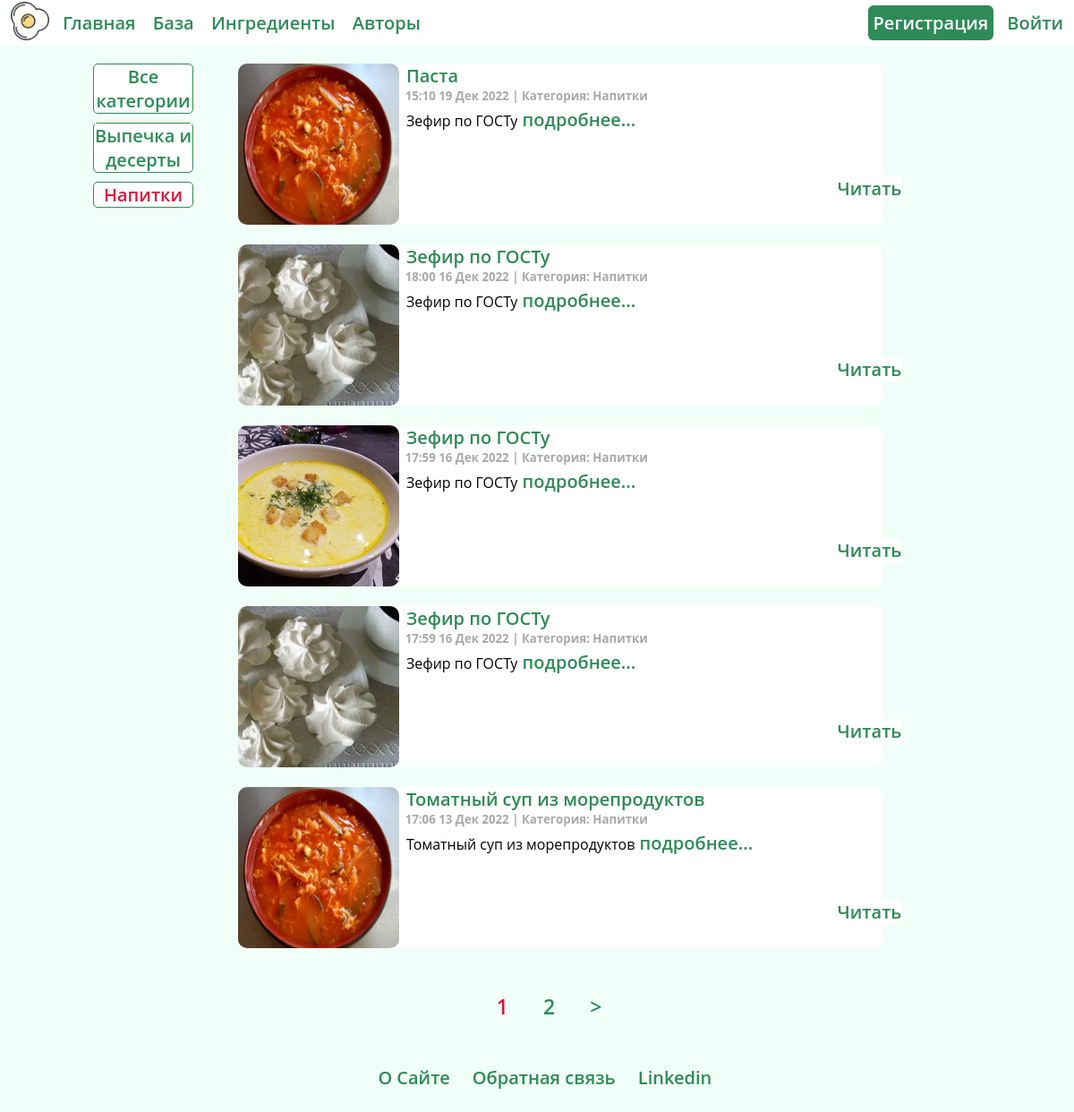
The app's page /drinks/ with its own data.
### recipes/models.py (models this page shows, shortened)
class Category(models.Model):
    name = models.CharField(max_length=100, db_index=True, verbose_name='Категория')
    slug = models.SlugField(max_length=255, unique=True, db_index=True, verbose_name='URL')
    def __str__(self):
        return self.name
    def get_absolute_url(self):
        return reverse('category', kwargs={'cat_slug': self.slug})
    class Meta:
        verbose_name = 'Категории'
        verbose_name_plural = 'Категории'
        ordering = ['id']

class Recipes(models.Model):
    title = models.CharField(max_length=255, verbose_name="Заголовок")
    slug = models.SlugField(max_length=255, unique=True, db_index=True, verbose_name="URL")
    anons = models.CharField(max_length=500, verbose_name="Анонс")
    content = models.TextField(verbose_name="Текст статьи")
    photo = models.ImageField(upload_to="photos/%Y/%m/%d/", verbose_name="Фото")
    time_create = models.DateTimeField(auto_now_add=True, verbose_name="Время создания")
    time_update = models.DateTimeField(auto_now=True, verbose_name="Время изменения")
    cat = models.ForeignKey('Category', on_delete=models.PROTECT, verbose_name='Категории')
    ingredients = models.ManyToManyField('Ingredient', verbose_name='Ингредиенты')
    user = models.ForeignKey(User, on_delete=models.PROTECT, default=True, verbose_name='Автор')
    is_published = models.BooleanField(default=True, verbose_name="Публикация")
    def get_absolute_url(self):
        return reverse('post', kwargs={'post_slug': self.slug})
    class Meta:
        verbose_name = 'Рецепты'
        verbose_name_plural = 'Рецепты'
        ordering = ['-time_create']

### recipes/views.py (the view)
# urls.py: path('<slug:cat_slug>/', RecipesCategory.as_view(), name='category'),
class RecipesCategory(DataMixin, ListView):
    model = Recipes
    template_name = 'recipes/index.html'
    context_object_name = 'posts'
    allow_empty = False
    def get_queryset(self):
        return Recipes.objects.filter(cat__slug=self.kwargs['cat_slug'], is_published=True)
    def get_context_data(self, *, object_list=None, **kwargs):
        context = super().get_context_data(**kwargs)
        c_def = self.get_user_context(title='Категория - ' + str(context['posts'][0].cat),
                                      cat_selected=context['posts'][0].cat_id)
        return dict(list(context.items()) + list(c_def.items()))

### recipes/utils.py (called while the page is built)
    def get_user_context(self, **kwargs):
        context = kwargs
        cats = Category.objects.annotate(Count('recipes'))
        context['menu'] = menu
        context['cats'] = cats
        if 'cat_selected' not in context:
            context['cat_selected'] = 0
        return context

### recipes/templates/recipes/index.html (shortened to what this page needs)
{% extends 'recipes/base.html' %}
{% block content %}
<ul>
	{% for p in posts %}
	{% if p.photo %}
	<p><li class="description"><img class="img" src="{{p.photo.url}}">
	&ensp;<a href="{{ p.get_absolute_url }}">{{p.title}}</a><br>
	<h5 class="last">&ensp;{{p.time_update|date:"H:i d M Y"}} | Категория: {{p.cat}}</h5><br>
	&ensp;{{p.anons}}<a href="{{ p.get_absolute_url }}">   подробнее...</a></p>
	<p class="link-read-post"><a href="{{ p.get_absolute_url }}">Читать</a></p></li>
	{% endif %}
	<br>
	{% endfor %}
	<br>
</ul>
{% endblock %}

### recipes/templates/recipes/base.html (shortened to what this page needs)
{% load static %}
{% load recipes_tags %}
<!DOCTYPE html>
<html>
<head>
	<link type="text/css" href="{% static 'recipes/css/main.css' %}" rel="stylesheet" />
</head>
<body>
{% block mainmenu %}
	<div class="header">
	<ul class="mainmenu">
	<a href="/"><img class="logo" src="{% static 'recipes/images/main.ico' %}"></a>
{% for m in menu %}
	<li><a href="{% url m.url_name %}">{{m.title}}</a></li>
{% endfor %}
	{% if request.user.is_authenticated %}
		<li class="menu"><a href="{% url 'logout' %}">Выйти</a></li>
		<li class="menu"><a href="/">{{user.username}}</a></li>
		<li class="menu" id="register"><a href="/addpage">Добавить рецепт</a></li>
		{% else %}
		<li class="menu"><a href="/login">Войти</a></li>
		<li class="menu" id="register"><a href="/register">Регистрация</a></li>
		{% endif %}
	</ul>
	</div>
{% endblock mainmenu %}
<div class="left-chapters">
	<ul class="selected">
		<li><a href="/">Все категории</a></li>
		{% for c in cats %}
		{% if c.recipes__count > 0 %}
		{% if c.pk == cat_selected %}
		<li class="selected">{{c.name}}</li>
		{% else %}
		<li><a href="{{ c.get_absolute_url }}">{{c.name}}</a></li>
		{% endif %}
		{% endif %}
		{% endfor %}
	</ul>
</div>
<div class="content">
{% block content %}
{% endblock %}
{% if page_obj.has_other_pages %}
<nav class="list-pages">
    <ul>
    {% for p in paginator.page_range %}
	{% if page_obj.number == p %}
	<li class="page-num">{{ p }}</li>
	{% elif p >= page_obj.number|add:-2 and p <= page_obj.number|add:2  %}
    <li class="page-num">
        <a href="?page={{ p }}">{{ p }}</a>
    </li>
	{% endif %}
    {% endfor %}
{% if page_obj.has_next %}
<li class="page-num">
	<a href="?page={{ page_obj.next_page_number }}">&gt;</a>
</li>
{% endif %}
    </ul>
</nav>
{% endif %}
	</div>
<div class="footer">
	<ul class="selected">
		<li><a href="/about">О Сайте</a></li>
		<li><a href="/contact">Обратная связь</a></li>
		<li><a href="https://www.linkedin.com/in/vladislav-samuylov/" target="_blank">Linkedin</a></li>
	</ul>
</div>
</body>

### recipes/static/recipes/css/main.css (style rules this page uses)
* { margin: 0; padding: 0; font-family: "Open Sans"; background: #f0fff8; }
html, body { height: 100%; }
a { color: #2E8B57; text-decoration: none; font-weight: 600; font-size: 20px; background:#ffffff; }
.header { width:100%; heidht: 100px; float: left; }
.logo { background: #fff; width: 43px; height: 43px; float: left; margin-top: -10px; }
.mainmenu { padding: 12px; background:#ffffff; }
.mainmenu li { display: inline; margin-left: 15px; }
.left-chapters { width: 11%; height: 80%; float: left; text-align: center; padding: 10px; margin-left: 7%; }
.left-chapters li { list-style: none; background-color: #fff; margin: 10px; border: 1px solid #2E8B57; border-radius: 5px; }
.content { width: 60%; height: auto; min-height: 83%; float: left; margin: 20px; margin-left: 30px; border-radius: 10px; }
.img { width: 180px; height: 180px; float: left; border-radius: 10px; }
.description { width: 100%; list-style: none; float: left; background-color: #fff; border-radius: 10px; }
.last { color: #A9A9A9; float: left; background-color: #fff; }
.link-read-post { background: #fff; margin-left: 93%; margin-top: 7%; }
.footer { width: 97.3%; float: left; text-align: center; padding: 25px; }
.footer li { list-style: none; display: inline; margin: 10px; }
.footer a { background: #f0fff8; }
.menu { float: right; }
#register a { color: #fff; background: #2E8B57; padding: 6px; border-radius: 6px; }
.selected { font-family: "Open Sans"; color: #DC143C; font-weight: 600; font-size: 20px; }
.list-pages { text-align: center; }
.list-pages ul { padding: 0; list-style: none; background: #f0fff8; }
.list-pages ul li { display: inline-block; color: #DC143C; font-weight: 600; font-size: 23px; margin: 0 25px 0 0; background: #f0fff8; padding: 5px; }
.list-pages a { color: #2E8B57; font-size: 23px; text-decoration: none; background: #f0fff8; }

### records on screen
Category: name "Выпечка и десерты"
Category: name "Напитки"
Recipes: photo (picture), title "Паста", time_update "15:10 19 Дек 2022", cat "Напитки", anons "Зефир по ГОСТу"
Recipes: photo (picture), title "Зефир по ГОСТу", time_update "18:00 16 Дек 2022", cat "Напитки", anons "Зефир по ГОСТу"
Recipes: photo (picture), title "Зефир по ГОСТу", time_update "17:59 16 Дек 2022", cat "Напитки", anons "Зефир по ГОСТу"
Recipes: photo (picture), title "Зефир по ГОСТу", time_update "17:59 16 Дек 2022", cat "Напитки", anons "Зефир по ГОСТу"
Recipes: photo (picture), title "Томатный суп из морепродуктов", time_update "17:06 13 Дек 2022", cat "Напитки", anons "Томатный суп из морепродуктов"

### other values on screen
{{ m.title }} "Главная" "База" "Ингредиенты" "Авторы"
{{ p }} "1"
{{ p }} "2"
